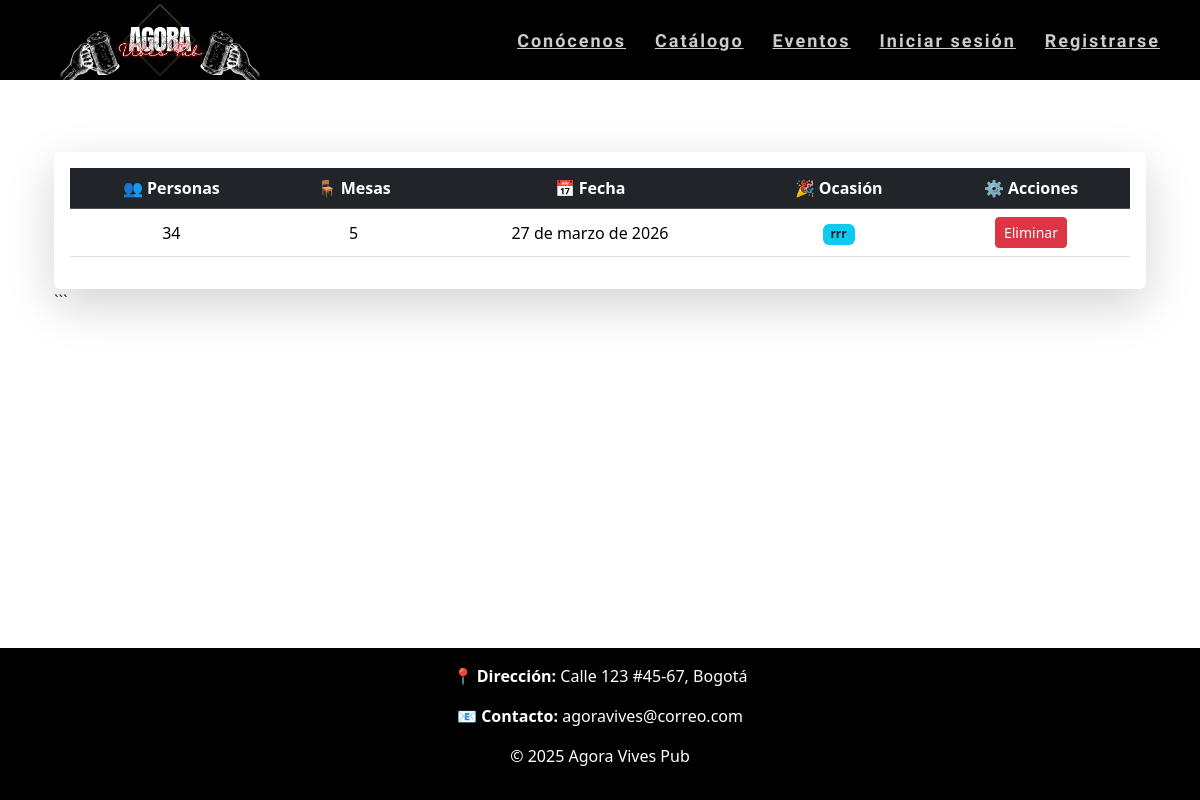
The app's page /reservacion/ with its own data.
### ReservacionApp/models.py (models this page shows, shortened)
class Reservacion(models.Model):
    user= models.ForeignKey(settings.AUTH_USER_MODEL, on_delete=models.CASCADE, verbose_name='Usuario')
    cantidad_personas= models.IntegerField(verbose_name='Cantidad de Personas')
    cantidad_mesas= models.IntegerField(verbose_name='Cantidad de Mesas')
    fecha_reservacion= models.DateField(verbose_name='Fecha de Reservación')
    ocasion= models.CharField(max_length=100, null=True, blank=True, verbose_name='Ocasión')

### ReservacionApp/views.py (the view)
# urls.py: path('reservacion/',include('ReservacionApp.urls')),
def reservacion(request):
    reservaciones=models.Reservacion.objects.all()
    return render(request,'reservacion.html',{'reservaciones':reservaciones})

### ReservacionApp/templates/reservacion.html (shortened to what this page needs)
{% extends "base.html" %}
{% block content %}
<link href="https://cdn.jsdelivr.net/npm/bootstrap@5.3.2/dist/css/bootstrap.min.css" rel="stylesheet">
<div class="container mt-5">
<div class="card shadow-lg border-0">
    <div class="card-body">
        <div class="table-responsive">
            <table class="table table-hover align-middle text-center">
                <thead class="table-dark">
                    <tr>
                        <th>👥 Personas</th>
                        <th>🪑 Mesas</th>
                        <th>📅 Fecha</th>
                        <th>🎉 Ocasión</th>
                        <th>⚙️ Acciones</th>
                    </tr>
                </thead>
                <tbody>
                    {% for reservaciones in reservaciones %}
                    <tr>
                        <td>{{ reservaciones.cantidad_personas }}</td>
                        <td>{{ reservaciones.cantidad_mesas }}</td>
                        <td>{{ reservaciones.fecha_reservacion }}</td>
                        <td>
                            <span class="badge bg-info text-dark">
                                {{ reservaciones.ocasion }}
                            </span>
                        </td>
                        <td>
                            <a href="{% url 'eliminar_reserva' reservaciones.id %}" class="btn btn-sm btn-danger">Eliminar</a>
                        </td>
                    </tr>
                    {% endfor %}
                </tbody>
            </table>
        </div>
    </div>
</div>
```
</div>
{% endblock %}

### AgoraVibesApp/static/css/miapp.css (style rules this page uses)
body { background-color: #ffffff; color: #000; }

### records on screen
Reservacion: cantidad_personas "34", cantidad_mesas "5", fecha_reservacion "27 de marzo de 2026", ocasion "rrr"
